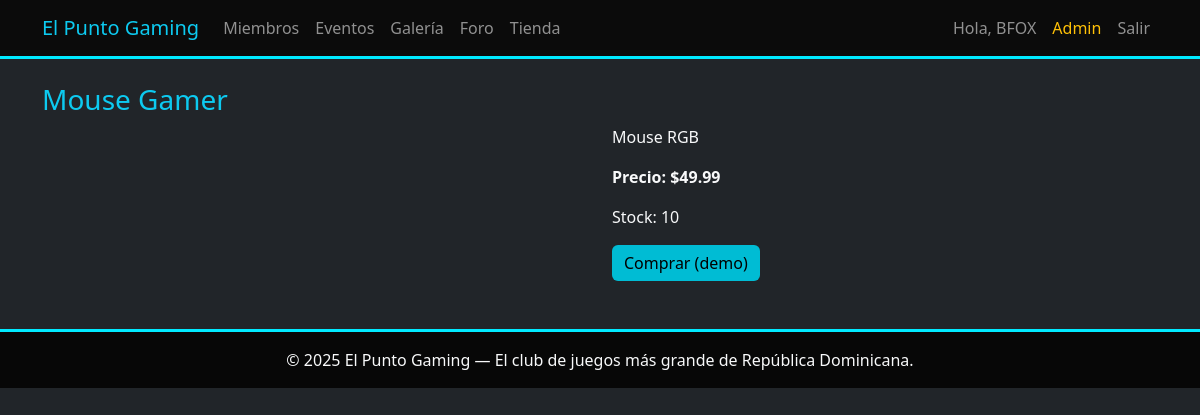
The page /producto/2 (signed in) on the database its author committed.
### models.py (models this page shows, shortened)
class User(UserMixin, db.Model):
    id = db.Column(db.Integer, primary_key=True)
    username = db.Column(db.String(80), unique=True, nullable=False)
    email = db.Column(db.String(120), unique=True, nullable=False)
    password_hash = db.Column(db.String(200), nullable=False)
    is_admin = db.Column(db.Boolean, default=False)
    created_at = db.Column(db.DateTime, default=datetime.utcnow)

class Producto(db.Model):
    id = db.Column(db.Integer, primary_key=True)
    nombre = db.Column(db.String(140), nullable=False)
    descripcion = db.Column(db.Text)
    precio = db.Column(db.Float, default=0.0)
    imagen = db.Column(db.String(200))
    stock = db.Column(db.Integer, default=0)

### app.py (the view)
@app.route('/producto/<int:product_id>')
def producto(product_id):
    p = Producto.query.get_or_404(product_id)
    return render_template('producto.html', producto=p)

### app.py (called while the page is built)
@login_manager.user_loader
def load_user(user_id):
    return User.query.get(int(user_id))

@app.context_processor
def inject_datetime():
    return {'datetime': datetime}

### templates/producto.html (shortened to what this page needs)
{% extends "base.html" %}
{% block content %}
<h3 class="text-info">{{ producto.nombre }}</h3>
<div class="row">
  <div class="col-md-6">
  </div>
  <div class="col-md-6">
    <p>{{ producto.descripcion }}</p>
    <p><strong>Precio: ${{ '%.2f'|format(producto.precio) }}</strong></p>
    <p>Stock: {{ producto.stock }}</p>
    <button class="btn btn-info">Comprar (demo)</button>
  </div>
</div>
{% endblock %}

### templates/base.html (shortened to what this page needs)
<!DOCTYPE html>
<html lang="es">
<head>
  <link href="https://cdn.jsdelivr.net/npm/bootstrap@5.3.2/dist/css/bootstrap.min.css" rel="stylesheet">
  <link rel="stylesheet" href="{{ url_for('static', filename='css/styles.css') }}">
</head>
<body class="bg-dark text-light">
<nav class="navbar navbar-expand-lg navbar-dark" style="background:#0b0b0b;border-bottom:3px solid #00eaff;">
  <div class="container">
    <a class="navbar-brand text-info" href="{{ url_for('index') }}">El Punto Gaming</a>
    <div class="collapse navbar-collapse" id="nav">
      <ul class="navbar-nav me-auto">
        <li class="nav-item"><a class="nav-link" href="{{ url_for('miembros') }}">Miembros</a></li>
        <li class="nav-item"><a class="nav-link" href="{{ url_for('eventos') }}">Eventos</a></li>
        <li class="nav-item"><a class="nav-link" href="{{ url_for('galeria') }}">Galería</a></li>
        <li class="nav-item"><a class="nav-link" href="{{ url_for('foro') }}">Foro</a></li>
        <li class="nav-item"><a class="nav-link" href="{{ url_for('tienda') }}">Tienda</a></li>
      </ul>
      <ul class="navbar-nav">
        {% if current_user.is_authenticated %}
          <li class="nav-item"><span class="nav-link">Hola, {{ current_user.username }}</span></li>
          {% if current_user.is_admin %}
            <li class="nav-item"><a class="nav-link text-warning" href="{{ url_for('admin') }}">Admin</a></li>
          {% endif %}
          <li class="nav-item"><a class="nav-link" href="{{ url_for('logout') }}">Salir</a></li>
        {% else %}
          <li class="nav-item"><a class="nav-link" href="{{ url_for('login') }}">Iniciar sesión</a></li>
          <li class="nav-item"><a class="nav-link" href="{{ url_for('register') }}">Registrarse</a></li>
        {% endif %}
      </ul>
    </div>
  </div>
</nav>
<div class="container mt-4 mb-5">
  {% block content %}{% endblock %}
</div>
<footer class="text-center py-3" style="border-top:3px solid #00eaff;background:#070707;">
  © {{ datetime.utcnow().year }} El Punto Gaming — El club de juegos más grande de República Dominicana.
</footer>
</body>
</html>

### static/css/styles.css (style rules this page uses)
body { background: #050506; color:#ddd; font-family: 'Segoe UI', Tahoma, sans-serif; }
a { color: #00eaff; }
.btn-info { background: #00bcd4; border: none; }

### rows shown on the page
User: username "BFOX"
Producto: nombre "Mouse Gamer", descripcion "Mouse RGB", precio "49.99", stock "10"
